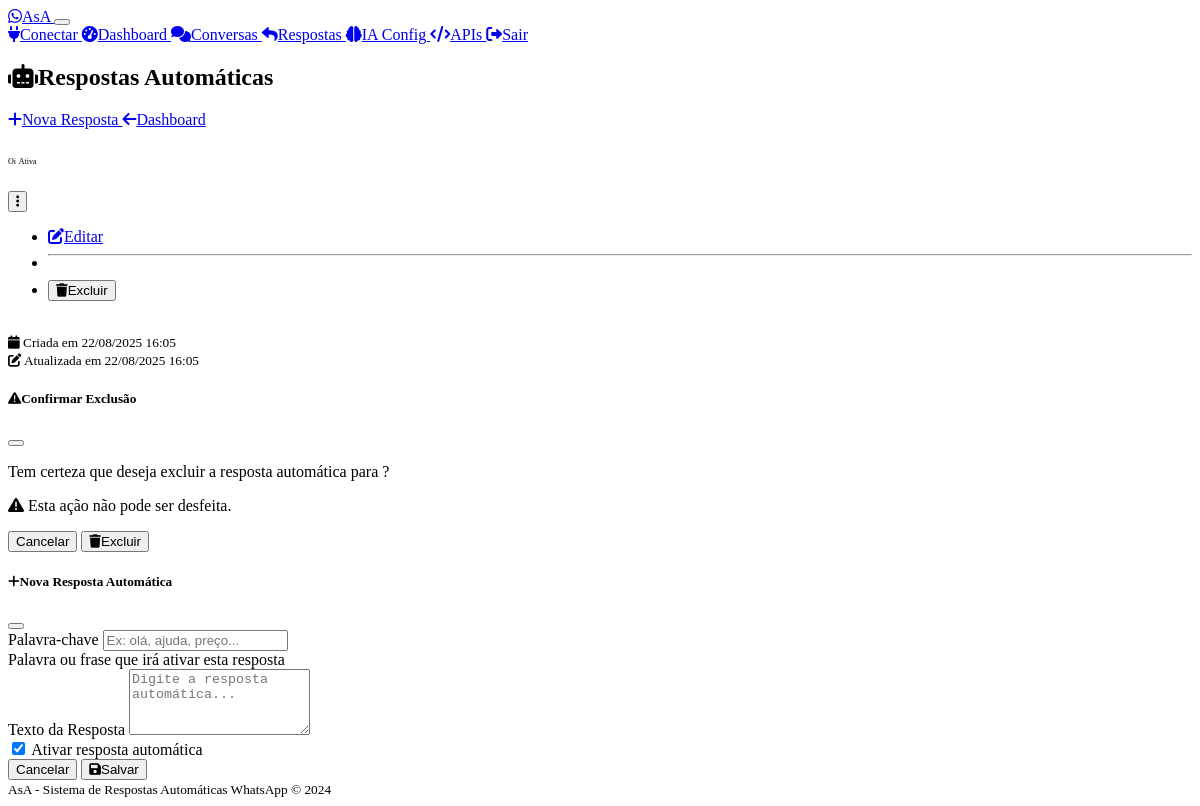
Before: /admin/responses (signed in) with the older database file.
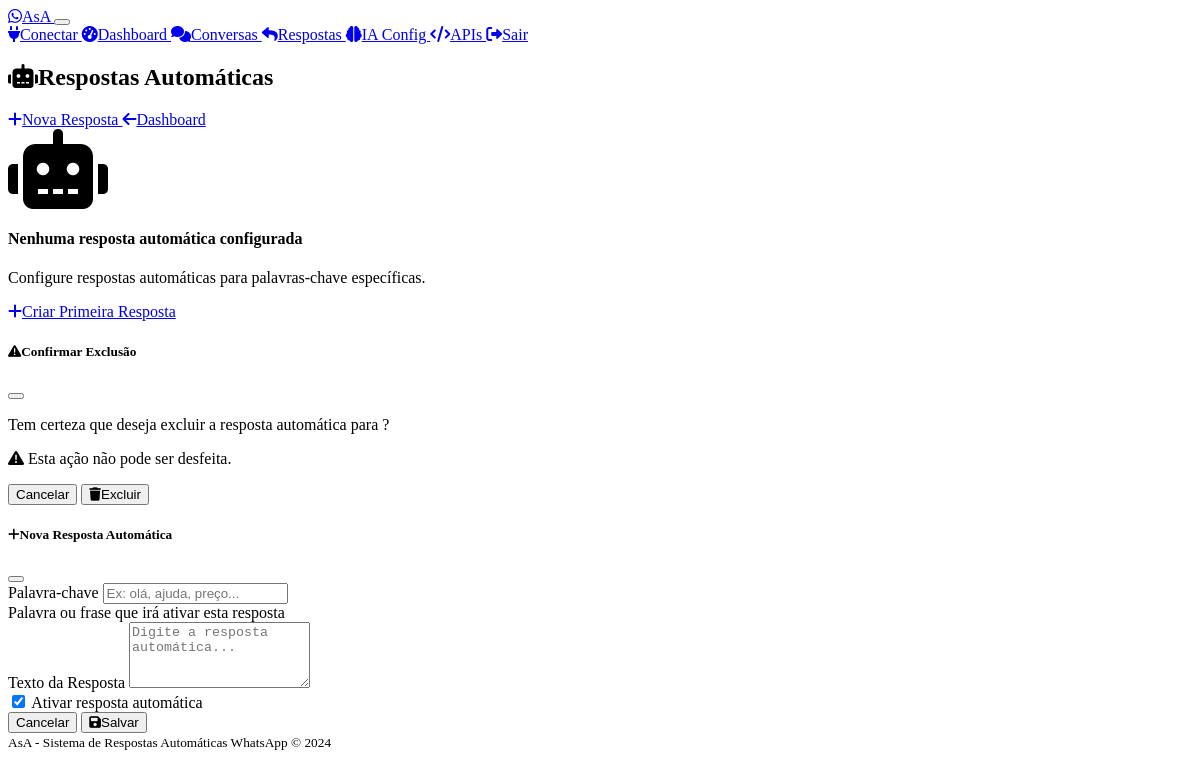
After: the same page with the newer database file.
### models.py (models this page shows)
class AutoResponse(db.Model):
    id = db.Column(db.Integer, primary_key=True)
    trigger_keyword = db.Column(db.String(100), nullable=False, unique=True)
    response_text = db.Column(db.Text, nullable=False)
    response_type = db.Column(db.String(20), default='simple')  # 'simple' or 'multiple'
    trigger_type = db.Column(db.String(20), default='first_message')  # 'first_message' or 'follow_up'
    main_question = db.Column(db.Text)  # Para respostas com múltipla escolha
    option_a = db.Column(db.String(200))  # Opção A
    option_b = db.Column(db.String(200))  # Opção B
    option_c = db.Column(db.String(200))  # Opção C
    option_d = db.Column(db.String(200))  # Opção D
    pause_ai = db.Column(db.Boolean, default=False)  # Pause AI after this response
    is_active = db.Column(db.Boolean, default=True)
    created_at = db.Column(db.DateTime, default=datetime.utcnow)
    updated_at = db.Column(db.DateTime, default=datetime.utcnow, onupdate=datetime.utcnow)

### routes.py (the view)
    def decorated_function(*args, **kwargs):
        if not session.get('admin_logged_in'):
            return redirect(url_for('admin_login'))
        return f(*args, **kwargs)

### routes.py (called while the page is built)
def admin_required(f):
    def decorated_function(*args, **kwargs):
        if not session.get('admin_logged_in'):
            return redirect(url_for('admin_login'))
        return f(*args, **kwargs)
    decorated_function.__name__ = f.__name__
    return decorated_function

@app.route('/admin/responses')
@admin_required
def admin_responses():
    responses = AutoResponse.query.order_by(AutoResponse.created_at.desc()).all()
    return render_template('responses.html', responses=responses)

@app.context_processor
def inject_admin_status():
    return {'admin_logged_in': session.get('admin_logged_in', False)}

### templates/responses.html (shortened to what the changed rows need)
{% extends "base.html" %}
{% block content %}
<div class="d-flex justify-content-between align-items-center mb-4">
    <h2>
        <i class="fas fa-robot me-2"></i>Respostas Automáticas
    </h2>
</div>
{% if responses %}
<div class="row">
    {% for response in responses %}
    <div class="col-lg-6 mb-4">
        <div class="card h-100">
            <div class="card-header d-flex justify-content-between align-items-center">
                <h6 class="mb-0">
                    <span class="badge bg-primary me-2">{{ response.trigger_keyword }}</span>
                    {% if response.is_active %}
                        <span class="badge bg-success">Ativa</span>
                    {% else %}
                        <span class="badge bg-secondary">Inativa</span>
                    {% endif %}
                </h6>
                <div class="dropdown">
                    <button class="btn btn-sm btn-outline-secondary" type="button" data-bs-toggle="dropdown">
                        <i class="fas fa-ellipsis-v"></i>
                    </button>
                    <ul class="dropdown-menu">
                        <li>
                            <a class="dropdown-item" href="{{ url_for('edit_response', response_id=response.id) }}">
                                <i class="fas fa-edit me-2"></i>Editar
                            </a>
                        </li>
                        <li><hr class="dropdown-divider"></li>
                        <li>
                            <button class="dropdown-item text-danger"
                                    onclick="confirmDelete({{ response.id }}, '{{ response.trigger_keyword }}')">
                                <i class="fas fa-trash me-2"></i>Excluir
                            </button>
                        </li>
                    </ul>
                </div>
            </div>
            <div class="card-body">
                <div class="response-preview">
                </div>
                <div class="mt-3">
                    <small class="text-muted">
                        <i class="fas fa-calendar me-1"></i>
                        Criada em {{ response.created_at.strftime('%d/%m/%Y %H:%M') }}
                    </small>
                    {% if response.updated_at != response.created_at %}
                    <br>
                    <small class="text-muted">
                        <i class="fas fa-edit me-1"></i>
                        Atualizada em {{ response.updated_at.strftime('%d/%m/%Y %H:%M') }}
                    </small>
                    {% endif %}
                </div>
            </div>
        </div>
    </div>
    {% endfor %}
</div>
{% else %}
<div class="text-center py-5">
    <i class="fas fa-robot fa-5x text-muted mb-4"></i>
    <h4>Nenhuma resposta automática configurada</h4>
    <p class="text-muted mb-4">Configure respostas automáticas para palavras-chave específicas.</p>
    <a href="{{ url_for('add_response') }}" class="btn btn-primary">
        <i class="fas fa-plus me-2"></i>Criar Primeira Resposta
    </a>
</div>
{% endif %}
{% endblock %}

Changed rows visible on the page:
removed AutoResponse: trigger_keyword "Oi", is_active "Ativa", created_at "22/08/2025 16:05", updated_at "22/08/2025 16:05"
Other visible differences:
text now shown: "Nenhuma resposta automática configurada Configure respostas automáticas para palavras-chave específicas. Criar Primeira Resposta"
